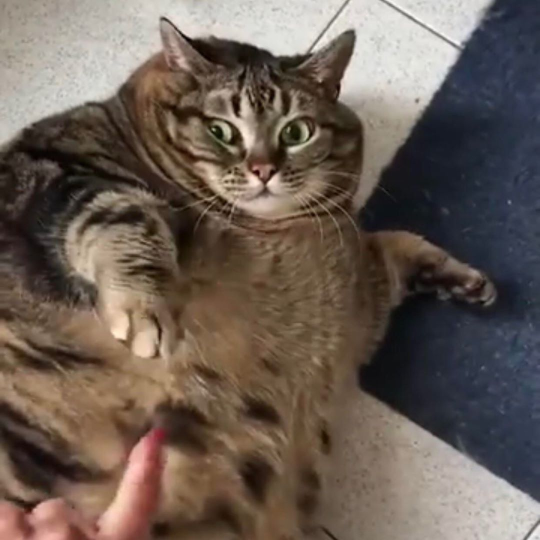
#> input picture lab9/chonkers.jpg, 1080 x 1080 px (shown at 1/2 size)
$ python opencv_tutorial_01.py
#> lines starting #> are read from the running program, lines starting #| are printed output that depends on the picture
import imutils
import cv2

image = cv2.imread("chonkers.jpg")
#> image is the input picture: shape (1080, 1080, 3); mean B, G, R 84.7, 93.9, 107
(h, w, d) = image.shape
#> h = 1080; w = 1080; d = 3
print(f"Width = {w}, Height = {h}, Depth = {d}")
#| Width = 1080, Height = 1080, Depth = 3

cv2.imshow("Image", image)
cv2.waitKey(0)

(b, g, r) = image[100, 50]
#> b = 149; g = 162; r = 170
print(f"R = {r}, G = {g}, B = {b}")
#| R = 170, G = 162, B = 149

roi = image[100:150, 100:200]
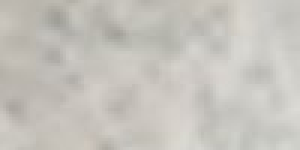
#> roi: shape (50, 100, 3) (shown 3 times larger); mean B, G, R 188.5, 194.8, 197.6
cv2.imwrite("chonkers_roi.jpg", roi)
cv2.imshow("ROI", roi)
cv2.waitKey(0)

resized = cv2.resize(image, (200, 200))
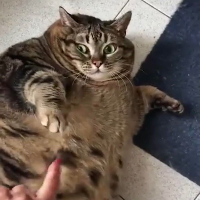
#> resized: shape (200, 200, 3); mean B, G, R 84.6, 93.8, 106.9
cv2.imshow("Fixed resizing", resized)
cv2.waitKey(0)

ratio = 300.0 / w
#> ratio = 0.278
dimension = (300, int(h * ratio))
#> dimension = (300, 300)
resized = cv2.resize(image, dimension)
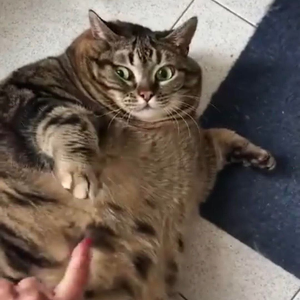
#> resized: shape (300, 300, 3); mean B, G, R 84.6, 93.8, 106.9
cv2.imshow("Aspect ratio resize", resized)
cv2.waitKey(0)

resized = imutils.resize(image, width=300)
cv2.imwrite("chonkers_resized.jpg", resized)
cv2.imshow("Imutils resize", resized)
cv2.waitKey(0)

center = (w // 2, h // 2)
#> center = (540, 540)
matrix = cv2.getRotationMatrix2D(center, -45, 1.0)
rotated = cv2.warpAffine(image, matrix, (w, h))
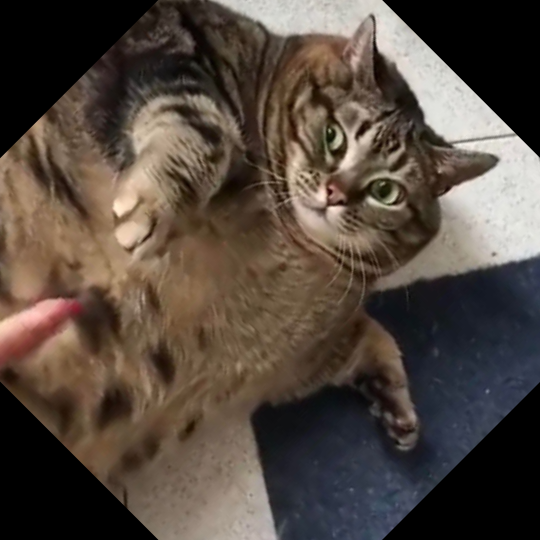
#> rotated: shape (1080, 1080, 3) (shown at 1/2 size); mean B, G, R 63.3, 72.2, 83.8
cv2.imshow("OpenCV rotation", rotated)
cv2.waitKey(0)

rotated = imutils.rotate(image, -45)
cv2.imwrite("chonkers_rotated.jpg", rotated)
cv2.imshow("Imutils rotation", rotated)
cv2.waitKey(0)

rotated = imutils.rotate_bound(image, 45)
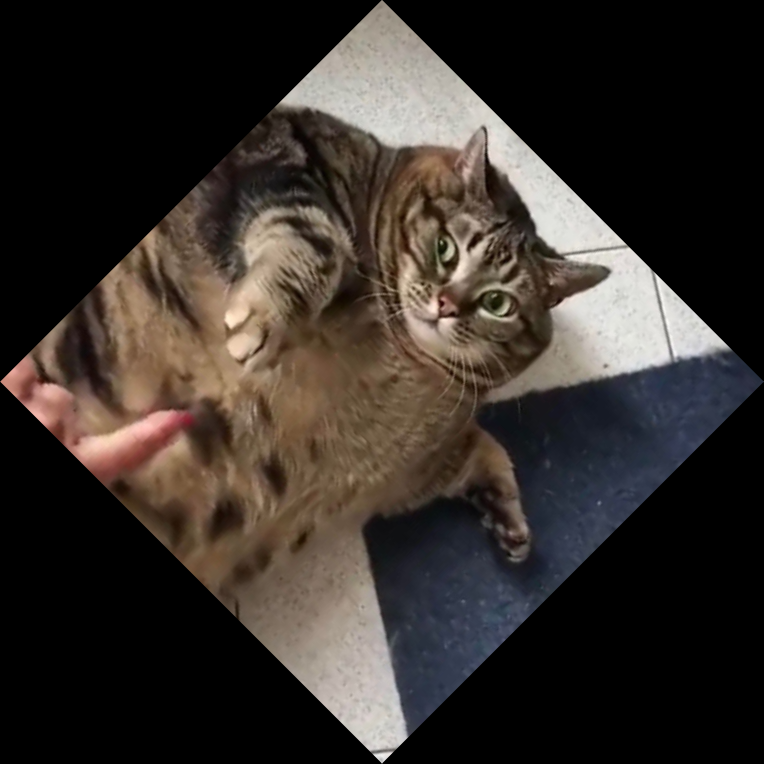
#> rotated: shape (1527, 1527, 3) (shown at 1/2 size); mean B, G, R 42.4, 47, 53.5
cv2.imwrite("chonkers_bound_rotated.jpg", rotated)
cv2.imshow("Imutils bound rotation", rotated)
cv2.waitKey(0)

blurred = cv2.GaussianBlur(image, (11, 11), 0)
cv2.imwrite("chonkers_blurred.jpg", blurred)
cv2.imshow("Blurred", blurred)
cv2.waitKey(0)

output = image.copy()
cv2.rectangle(output, (320, 60), (420, 160), (0, 0, 255), 2)
cv2.imwrite("chonkers_rectangle.jpg", output)
cv2.imshow("Rectangle", output)
cv2.waitKey(0)

output = image.copy()
cv2.circle(output, (300, 150), 20, (255, 0, 0), -1)
cv2.imwrite("chonkers_circle.jpg", output)
cv2.imshow("Circle", output)
cv2.waitKey(0)

output = image.copy()
cv2.line(output, (60, 20), (400, 200), (0, 0, 255), 5)
cv2.imwrite("chonkers_line.jpg", output)
cv2.imshow("Line", output)
cv2.waitKey(0)

output = image.copy()
cv2.putText(output, "OpenCV + Chonkers", (10, 25), cv2.FONT_ITALIC, 0.7, (0, 0, 255), 2)
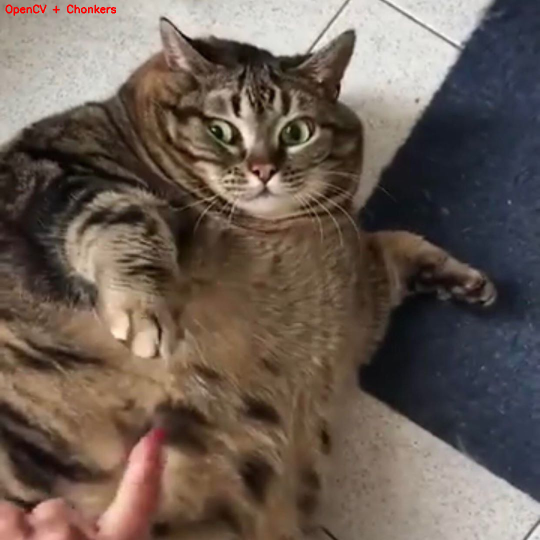
#> output: shape (1080, 1080, 3) (shown at 1/2 size); mean B, G, R 84.5, 93.7, 107.1
cv2.imwrite("chonkers_text.jpg", output)
cv2.imshow("Text", output)
cv2.waitKey(0)
